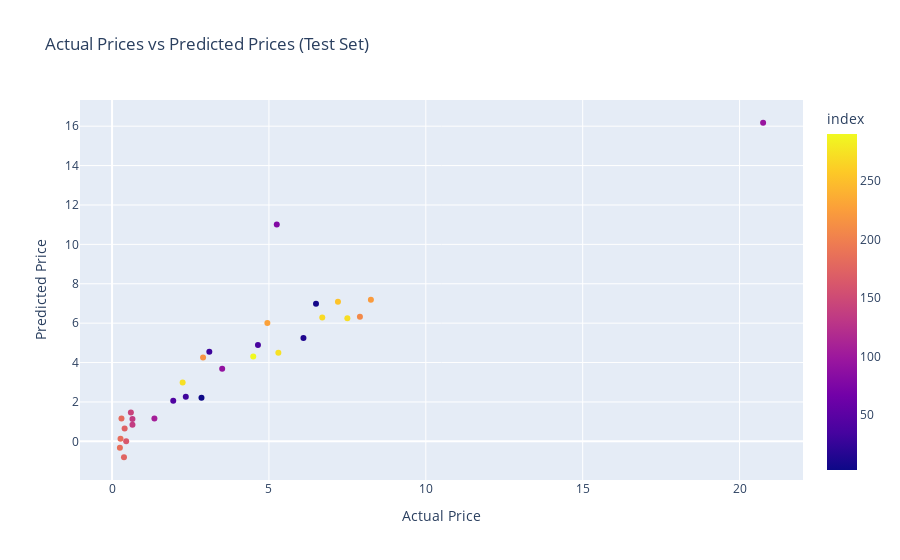

Notebook source saved alongside this figure:
### Code cell
# Creating a DataFrame for plotting
plot_data_test = {'Actual Price': Y_test, 'Predicted Price': test_data_prediction}
df_test = pd.DataFrame(plot_data_test)

# Creating a scatter plot
fig_test = px.scatter(df_test, x='Actual Price', y='Predicted Price', color=df_test.index,
                      title='Actual Prices vs Predicted Prices (Test Set)',
                      labels={'Actual Price': 'Actual Price', 'Predicted Price': 'Predicted Price'})
fig_test.show()

### Figure 1 — Plotly figure (JSON) as saved in the notebook; plotly's stock layout.template omitted (floating-point values rounded to 4 significant figures)
{"data": [{"hovertemplate": "Actual Price=%{x}<br>Predicted Price=%{y}<br>index=%{marker.color}<extra></extra>", "legendgroup": "", "marker": {"color": [181, 223, 228, 7, 175, 31, 185, 183, 273, 143, 13, 274, 36, 272, 78, 269, 208, 96, 92, 216, 3, 106, 30, 172, 136, 42, 253, 290, 135, 162], "coloraxis": "coloraxis", "symbol": "circle"}, "mode": "markers", "name": "", "orientation": "v", "showlegend": false, "type": "scatter", "x": [0.3, 8.25, 4.95, 6.5, 0.38, 2.35, 0.25, 0.27, 2.25, 0.6, 6.1, 5.3, 4.65, 7.5, 5.25, 6.7, 7.9, 20.75, 3.51, 2.9, 2.85, 1.35, 3.1, 0.4, 0.65, 1.95, 7.2, 4.5, 0.65, 0.45], "xaxis": "x", "y": [1.163, 7.186, 6.013, 6.991, -0.8078, 2.264, -0.3309, 0.1365, 2.986, 1.459, 5.241, 4.497, 4.89, 6.244, 11.01, 6.293, 6.325, 16.17, 3.682, 4.259, 2.207, 1.165, 4.548, 0.6455, 0.8392, 2.061, 7.087, 4.307, 1.131, 0.008315], "yaxis": "y"}], "layout": {"coloraxis": {"colorbar": {"title": {"text": "index"}}, "colorscale": [[0, "#0d0887"], [0.1111, "#46039f"], [0.2222, "#7201a8"], [0.3333, "#9c179e"], [0.4444, "#bd3786"], [0.5556, "#d8576b"], [0.6667, "#ed7953"], [0.7778, "#fb9f3a"], [0.8889, "#fdca26"], [1, "#f0f921"]]}, "legend": {"tracegroupgap": 0}, "title": {"text": "Actual Prices vs Predicted Prices (Test Set)"}, "xaxis": {"anchor": "y", "domain": [0, 1], "title": {"text": "Actual Price"}}, "yaxis": {"anchor": "x", "domain": [0, 1], "title": {"text": "Predicted Price"}}}}
